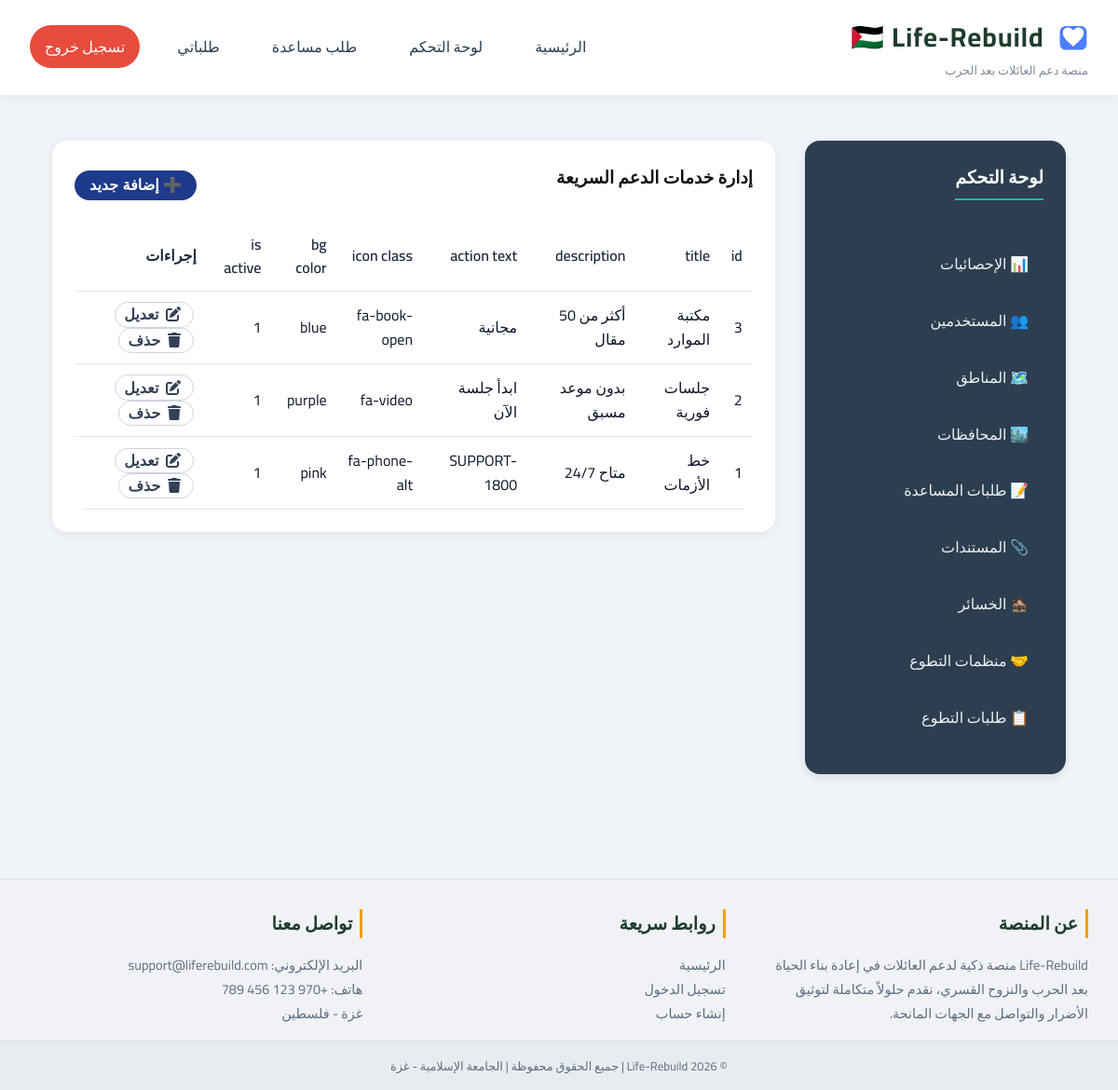
/index.php?page=admin&tab=mental_crisis_lines (signed in), run on the app's committed database.
### tables this page shows
CREATE TABLE IF NOT EXISTS mental_crisis_lines (
    id INT AUTO_INCREMENT PRIMARY KEY,
    title VARCHAR(100) NOT NULL,
    description VARCHAR(255) NOT NULL,
    action_text VARCHAR(100) NOT NULL,
    icon_class VARCHAR(50) NOT NULL,
    bg_color VARCHAR(50) DEFAULT 'pink',
    is_active BOOLEAN DEFAULT TRUE
);

### controllers/AdminController.php (called while the page is built, shortened)
<?php
class AdminController {
    private $db;
    public function __construct($pdo) {
        $this->db = $pdo;
    }
    public function index() {
        $tab = $_GET['tab'] ?? 'dashboard';
        $action = $_GET['action'] ?? 'list';
        $content = 'views/admin/dashboard_stats.php';
        $rows = [];
        $columns = [];
        $tableName = '';
        switch ($tab) {
            case 'governorates':
            case 'aid_requests':
            case 'losses':
            case 'volunteer_organizations':
            case 'support_team':
            case 'aid_packages':
            case 'roadmap_tasks':
            case 'mental_specialists':
            case 'mental_centers':
            case 'mental_articles':
            case 'mental_crisis_lines':
            case 'mental_daily_tips':
            case 'mental_appointments':
            case 'volunteer_requests_list':
                $tableName = $this->getTableDisplayName($tab);
                $columns = $this->getTableColumns($tab);
                if ($action === 'list') {
                    $page = isset($_GET['p']) ? (int)$_GET['p'] : 1;
                    $limit = 20;
                    $offset = ($page - 1) * $limit;
                    $search = isset($_GET['search']) ? trim($_GET['search']) : '';
                    $rows = $this->getTableRows($tab, $limit, $offset, $search);
                }
                $content = 'views/admin/dynamic_table.php';
                break;
        }
        include 'views/admin/layout.php';
    }
    private function getTableRows($table, $limit, $offset, $search = '') {
     if (!$this->tableExists($table)) {
        return [];
    }
        $sql = "SELECT * FROM $table";
        $sql .= " ORDER BY id DESC LIMIT :limit OFFSET :offset";
        $stmt = $this->db->prepare($sql);
        $stmt->bindValue(':limit', $limit, PDO::PARAM_INT);
        $stmt->bindValue(':offset', $offset, PDO::PARAM_INT);
        $stmt->execute();
        return $stmt->fetchAll();
    }
    private function getTableColumns($table) {
         if (!$this->tableExists($table)) {
        return [];
    }
        $map = [
            'areas' => ['id', 'governorate_id', 'area_name', 'is_safe', 'has_water', 'has_electricity', 'has_health_center', 'has_school', 'needs_reconstruction', 'safety_level'],
            'governorates' => ['id', 'name'],
            'aid_requests' => ['id', 'user_id', 'request_type', 'description', 'status', 'created_at'],
            'losses' => ['id', 'user_id', 'document_type', 'title', 'description', 'loss_date', 'created_at'],
            'volunteer_organizations' => ['id', 'name', 'area', 'services', 'phone', 'whatsapp'],
            'support_team' => ['id', 'name', 'role', 'avatar_letters', 'avatar_color', 'status', 'display_order', 'is_active'],
            'aid_packages' => ['id', 'title', 'organization', 'status', 'contents', 'expected_date'],
            'roadmap_tasks' => ['id', 'task_name', 'task_category', 'due_date', 'status'],
'mental_specialists' => ['id', 'name', 'specialty', 'avatar_letter', 'phone', 'whatsapp', 'is_available'],            'mental_centers' => ['id', 'name', 'area', 'address', 'phone', 'services', 'working_hours'],
            'mental_articles' => ['id', 'title', 'category', 'read_time', 'badge_text', 'badge_color', 'card_color', 'created_at'],
            'mental_crisis_lines' => ['id', 'title', 'description', 'action_text', 'icon_class', 'bg_color', 'is_active'],
            'mental_daily_tips' => ['id', 'tip_text', 'display_date', 'created_at'],
            'mental_appointments' => ['id', 'user_id', 'specialist_id', 'appointment_date', 'appointment_time', 'status', 'created_at'],
            'volunteer_requests' => ['id', 'title', 'volunteers_needed', 'request_date', 'urgency'],
        ];
        return $map[$table] ?? ['id', 'name'];
    }
    private function getTableDisplayName($table) {
        $names = [
            'areas' => 'المناطق',
            'governorates' => 'المحافظات',
            'aid_requests' => 'طلبات المساعدة',
            'losses' => 'الخسائر',
            'volunteer_organizations' => 'منظمات التطوع',
            'support_team' => 'فريق الدعم',
            'aid_packages' => 'حزم المساعدات',
            'roadmap_tasks' => 'مهام خارطة الطريق',
            'mental_specialists' => 'الأخصائيون النفسيون',
            'mental_centers' => 'مراكز الدعم النفسي',
            'mental_articles' => 'المقالات النفسية',
            'mental_crisis_lines' => 'خدمات الدعم السريعة',
            'mental_daily_tips' => 'نصائح اليوم',
            'mental_appointments' => 'مواعيد الاستشارات النفسية',
            'volunteer_requests_list' => 'طلبات متطوعين (عامة)',
        ];
        return $names[$table] ?? $table;
    }
    private function tableExists($table) {
    try {
        $result = $this->db->query("SHOW TABLES LIKE '$table'");
        return $result->rowCount() > 0;
    } catch (PDOException $e) {
        return false;
    }
}
}
?>

### views/admin/layout.php (the view, shortened to what this page needs)
<?php include 'views/partials/header.php'; ?>
<link rel="stylesheet" href="https://cdnjs.cloudflare.com/ajax/libs/font-awesome/6.0.0/css/all.min.css">
<div class="admin-container">
    <aside class="admin-sidebar">
        <h3>لوحة التحكم</h3>
        <ul>
            <li><a href="index.php?page=admin&tab=dashboard" class="<?= $tab == 'dashboard' ? 'active' : '' ?>">📊 الإحصائيات</a></li>
            <li><a href="index.php?page=admin&tab=users" class="<?= $tab == 'users' ? 'active' : '' ?>">👥 المستخدمين</a></li>
            <li><a href="index.php?page=admin&tab=areas" class="<?= $tab == 'areas' ? 'active' : '' ?>">🗺️ المناطق</a></li>
            <li><a href="index.php?page=admin&tab=governorates" class="<?= $tab == 'governorates' ? 'active' : '' ?>">🏙️ المحافظات</a></li>
            <li><a href="index.php?page=admin&tab=aid_requests" class="<?= $tab == 'aid_requests' ? 'active' : '' ?>">📝 طلبات المساعدة</a></li>
            <li><a href="index.php?page=admin&tab=documents" class="<?= $tab == 'documents' ? 'active' : '' ?>">📎 المستندات</a></li>
            <li><a href="index.php?page=admin&tab=losses" class="<?= $tab == 'losses' ? 'active' : '' ?>">🏚️ الخسائر</a></li>
            <li><a href="index.php?page=admin&tab=volunteer_organizations" class="<?= $tab == 'volunteer_organizations' ? 'active' : '' ?>">🤝 منظمات التطوع</a></li>
            <li><a href="index.php?page=admin&tab=volunteer_requests" class="<?= $tab == 'volunteer_requests' ? 'active' : '' ?>">📋 طلبات التطوع</a></li>
        </ul>
    </aside>
    <main class="admin-content">
        <?php
        if (isset($content) && file_exists($content)) {
            include $content;
        }
        elseif ($tab == 'dashboard') {
            ?>
            <div class="stats-cards-grid">
                <div class="stat-card border-blue"><h3>العائلات المسجلة</h3><p><?= number_format($stats['families'] ?? 0) ?></p></div>
                <div class="stat-card border-orange"><h3>الطلبات المعلقة</h3><p><?= number_format($stats['pending'] ?? 0) ?></p></div>
                <div class="stat-card border-green"><h3>إجمالي الطلبات</h3><p><?= number_format($stats['requests'] ?? 0) ?></p></div>
                <div class="stat-card border-purple"><h3>طلبات التطوع</h3><p><?= number_format($stats['volunteer_requests'] ?? 0) ?></p></div>
            </div>
            <div class="admin-table-section">
                <h3>آخر طلبات المساعدة</h3>
                <div class="responsive-table-wrapper">
                    <table class="data-table-main">
                        <thead><tr><th>ID</th><th>العائلة</th><th>نوع المساعدة</th><th>التاريخ</th><th>الحالة</th></tr></thead>
                        <tbody>
                            <?php
                            $recent = $this->db->query("SELECT ar.id, u.full_name, ar.request_type, ar.created_at, ar.status FROM aid_requests ar JOIN users u ON ar.user_id = u.id ORDER BY ar.id DESC LIMIT 5")->fetchAll();
                            foreach ($recent as $r): ?>
                            <tr><td>#<?= $r['id'] ?></td><td><?= htmlspecialchars($r['full_name']) ?></td><td><?= $r['request_type'] ?></td><td><?= date('Y-m-d', strtotime($r['created_at'])) ?></td><td><span class="tbl-badge badge-yellow-solid"><?= $r['status'] ?></span></td></tr>
                            <?php endforeach; ?>
                        </tbody>
                    </table>
                </div>
            </div>
            <?php
        }
        elseif ($action === 'add' || $action === 'edit') {
            ?>
            <div class="form-container">
                <h3><?= $action === 'add' ? 'إضافة جديد' : 'تعديل' ?> <?= htmlspecialchars($tableName) ?></h3>
                <form method="POST" action="index.php?page=admin&tab=<?= $tab ?>&action=save">
                    <?php if ($action === 'edit' && $record): ?>
                        <input type="hidden" name="id" value="<?= $record['id'] ?>">
                    <?php endif; ?>
                    <?php foreach ($columns as $col): if ($col == 'id') continue; ?>
                    <div class="form-group">
                        <label><?= str_replace('_', ' ', $col) ?></label>
                        <input type="text" name="<?= $col ?>" value="<?= htmlspecialchars($record[$col] ?? '') ?>">
                    </div>
                    <?php endforeach; ?>
                    <button type="submit" class="btn-save">💾 حفظ</button>
                    <a href="index.php?page=admin&tab=<?= $tab ?>" class="btn-cancel">إلغاء</a>
                </form>
            </div>
            <?php
        }
        else {
            ?>
            <div class="table-header-controls">
                <h3>إدارة <?= htmlspecialchars($tableName) ?></h3>
                <button class="btn-add" onclick="location.href='index.php?page=admin&tab=<?= $tab ?>&action=add'">➕ إضافة جديد</button>
            </div>
            <div class="responsive-table-wrapper">
                <table class="data-table-main">
                    <thead><tr><?php foreach ($columns as $col): ?><th><?= str_replace('_', ' ', $col) ?></th><?php endforeach; ?><th>إجراءات</th></tr></thead>
                    <tbody>
                        <?php if (count($rows) > 0): ?>
                            <?php foreach ($rows as $row): ?>
                            <tr><?php foreach ($columns as $col): ?><td><?= htmlspecialchars($row[$col] ?? '') ?></td><?php endforeach; ?>
                            <td><button class="btn-table-view" onclick="location.href='index.php?page=admin&tab=<?= $tab ?>&action=edit&id=<?= $row['id'] ?>'"><i class="fas fa-edit"></i> تعديل</button>
                            <button class="btn-table-view" onclick="if(confirm('حذف؟')) location.href='index.php?page=admin&tab=<?= $tab ?>&action=delete&id=<?= $row['id'] ?>'"><i class="fas fa-trash"></i> حذف</button></td></tr>
                            <?php endforeach; ?>
                        <?php else: ?>
                            <tr><td colspan="<?= count($columns)+1 ?>">لا توجد بيانات</td></tr>
                        <?php endif; ?>
                    </tbody>
                </table>
            </div>
            <?php
        }
        ?>
    </main>
</div>
<?php include 'views/partials/footer.php'; ?>

### assets/css/style.css (style rules this page uses)
* { margin: 0; padding: 0; box-sizing: border-box; }
a { text-decoration: none !important; }
body { font-family: 'Tajawal', 'Segoe UI', Tahoma, sans-serif; background: #ffffff; color: #1e1e1e; line-height: 1.6; display: flex; flex-direction: column; min-height: 100vh; }
main { flex: 1; padding: 2rem; max-width: 1200px; margin: 0 auto; width: 100%; }
h1, h2, h3 { margin-bottom: 1rem; color: #111; }
button, .btn { background: #1a1a1a; color: white; border: none; padding: 0.75rem 1.5rem; border-radius: 30px; cursor: pointer; font-size: 1rem; font-weight: 600; transition: all 0.3s; display: inline-block; text-decoration: none; margin: 0.5rem 0; }
table { width: 100%; border-collapse: collapse; margin-top: 1rem; background: white; border-radius: 12px; overflow: hidden; }
th, td { padding: 12px; text-align: right; border-bottom: 1px solid #eee; }
th { background: #2c3e50; color: white; font-weight: 600; }
.admin-sidebar { width: 280px; background: #2c3e50; border-radius: 20px; padding: 1.5rem; color: white; position: sticky; top: 2rem; flex-shrink: 0; box-shadow: 0 4px 12px rgba(0,0,0,0.1); }
.admin-sidebar h3 { color: #fff; font-size: 1.3rem; margin-bottom: 1.5rem; border-bottom: 2px solid #1abc9c; display: inline-block; padding-bottom: 0.5rem; }
.admin-sidebar ul { list-style: none; padding: 0; margin: 0; }
.admin-sidebar ul li { margin: 0.8rem 0; }
.admin-sidebar ul li a { color: #ecf0f1; text-decoration: none; display: block; padding: 0.7rem 1rem; border-radius: 12px; transition: all 0.3s; font-weight: 500; }
.admin-content { flex: 1; background: white; border-radius: 20px; padding: 1.5rem; box-shadow: 0 2px 12px rgba(0,0,0,0.08); overflow-x: auto; }

### views/admin/layout.php (style rules this page uses)
* { margin: 0; padding: 0; box-sizing: border-box; }
body { font-family: 'Cairo', sans-serif; background: #f1f5f9; color: #0f172a; }
.admin-container { display: flex; gap: 2rem; align-items: flex-start; max-width: 1600px; margin: 1rem auto 2rem; padding: 0 1.5rem; }
.admin-sidebar { width: 280px; background: #2c3e50; border-radius: 1rem; padding: 1.5rem; flex-shrink: 0; }
.admin-sidebar h3 { color: white; font-size: 1.2rem; margin-bottom: 1rem; border-bottom: 2px solid #1abc9c; display: inline-block; }
.admin-sidebar ul { list-style: none; margin-top: 1rem; max-height: 70vh; overflow-y: auto; }
.admin-sidebar li { margin-bottom: 0.5rem; }
.admin-sidebar a { display: block; padding: 0.5rem 0.8rem; color: #e2e8f0; text-decoration: none; border-radius: 0.5rem; transition: 0.2s; }
.admin-content { flex: 1; background: white; border-radius: 1rem; padding: 1.5rem; overflow-x: auto; }
.table-header-controls { display: flex; justify-content: space-between; align-items: center; margin-bottom: 1rem; flex-wrap: wrap; gap: 0.5rem; }
.btn-add, .btn-export { background: #1e3a8a; color: white; border: none; padding: 0.4rem 1rem; border-radius: 2rem; cursor: pointer; }
.data-table-main { width: 100%; border-collapse: collapse; }
.data-table-main th, .data-table-main td { padding: 0.7rem; text-align: right; border-bottom: 1px solid #e2e8f0; }
.data-table-main th { background: #f8fafc; font-weight: 600; }
.btn-table-view { background: transparent; border: 1px solid #cbd5e1; border-radius: 2rem; padding: 0.2rem 0.6rem; cursor: pointer; margin: 0 0.2rem; }
.btn-table-view i { margin: 0 0.2rem; }
.admin-content table, .admin-content td, .admin-content th { color: #1e293b !important; background-color: white !important; }
.admin-content .data-table-main td { color: #0f172a !important; background: white !important; }
.admin-content .btn-table-view i, .admin-content .btn-table-view { color: #334155 !important; }

### data on the page
mental_crisis_lines: id "3", title "مكتبة الموارد", description "أكثر من 50 مقال", action_text "مجانية", icon_class "fa-book-open", bg_color "blue", is_active "1"
mental_crisis_lines: id "2", title "جلسات فورية", description "بدون موعد مسبق", action_text "ابدأ جلسة الآن", icon_class "fa-video", bg_color "purple", is_active "1"
mental_crisis_lines: id "1", title "خط الأزمات", description "متاح 24/7", action_text "SUPPORT-1800", icon_class "fa-phone-alt", bg_color "pink", is_active "1"

### other printed values
$tableName "خدمات الدعم السريعة"
str_replace('_', ' ', $col) "id"
str_replace('_', ' ', $col) "title"
str_replace('_', ' ', $col) "description"
str_replace('_', ' ', $col) "action text"
str_replace('_', ' ', $col) "icon class"
str_replace('_', ' ', $col) "bg color"
str_replace('_', ' ', $col) "is active"
